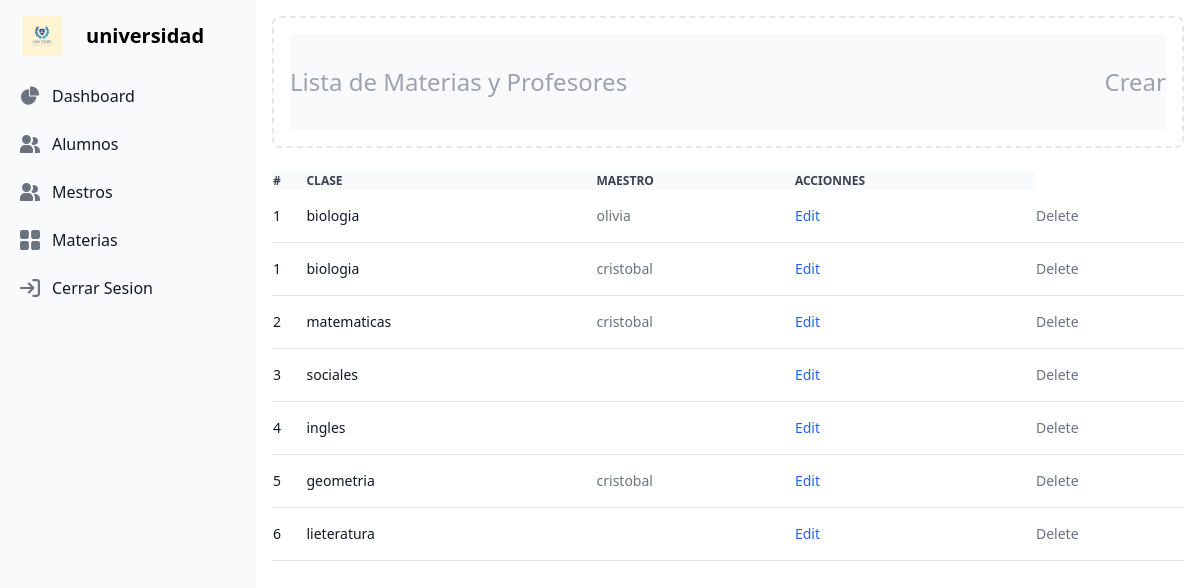
Screenshot of /materias (signed in) with the database file from the repository.
### tables this page shows
CREATE TABLE `maestros` (
  `id` int(11) NOT NULL,
  `nombre` varchar(255) NOT NULL,
  `apellido` varchar(255) NOT NULL,
  `dni` varchar(20) NOT NULL,
  `direccion` varchar(255) NOT NULL,
  `correo` varchar(255) NOT NULL,
  `rol_id` int(11) DEFAULT NULL,
  `clase_id` int(11) DEFAULT NULL
);

CREATE TABLE `materia` (
  `id` int(11) NOT NULL,
  `clase` varchar(255) NOT NULL
);

### controllers/ClasesController.php (called while the page is built, shortened)
<?php
require_once($_SERVER['DOCUMENT_ROOT'] . "/models/ClasesModel.php");
require_once($_SERVER['DOCUMENT_ROOT'] . "/config/database.php");
class MateriaController
{
    public function vistamateria()
    {
        $database = new Database();
        $clases = new ClasesModel($database);
        $materias = $clases->getAllClases();
        include $_SERVER['DOCUMENT_ROOT'] . "/views/clases/clases.php";
    }
}

### config/database.php (called while the page is built)
<?php
class Database {
    private $host = "localhost";
    private $dbname = "universidad";
    private $username = "root";
    private $password = "";
    private $db;
    public function __construct() {
        try {
            $this->db = new PDO("mysql:host={$this->host};dbname={$this->dbname}", $this->username, $this->password);
            $this->db->setAttribute(PDO::ATTR_ERRMODE, PDO::ERRMODE_EXCEPTION);
        } catch (PDOException $e) {
            die("Error de conexión a la base de datos: " . $e->getMessage());
        }
    }
    public function getPDO() {
        return $this->db;
    }
}

### models/ClasesModel.php (called while the page is built, shortened)
<?php
class ClasesModel
{
    private $db;
    public function __construct($database)
    {
        $this->db = $database->getPDO();
    }
    public function getAllClases()
    {
        $sql = "SELECT m.clase AS clase, ma.nombre AS nombre,m.id AS id
        FROM materia AS m
        LEFT JOIN maestros AS ma ON m.id = ma.clase_id";
        $stmt = $this->db->prepare($sql);
        $stmt->execute();
        return $stmt->fetchAll(PDO::FETCH_ASSOC);
    }
}

### views/clases/clases.php (the view, shortened to what this page needs)
<?php
require_once '/xampp/htdocs/nivel3/universidad/controllers/ClasesController.php';
require_once './config/database.php';
?>
<!DOCTYPE html>
<html>
<head>
    <link href="/dist/output.css" rel="stylesheet">
</head>
<body>
    <aside id="logo-sidebar" class="fixed top-0 left-0 z-40 w-64 h-screen transition-transform -translate-x-full sm:translate-x-0" aria-label="Sidebar">
        <div class="h-full px-3 py-4 overflow-y-auto bg-gray-50 dark:bg-gray-800">
            <div class="flex items-center pl-2.5 mb-5">
                <img src="/src/logo.jpg" class="h-10 mr-6 sm:h-10" alt=" Logo" />
                <span class="self-center text-xl font-semibold whitespace-nowrap dark:text-white">universidad</span>
            </div>
            <ul class="space-y-2 font-medium">
                <li>
                    <a href="/views/admin/admin_panel.php" class="flex items-center p-2 text-gray-900 rounded-lg dark:text-white hover:bg-gray-100 dark:hover:bg-gray-700 group">
                        <span class="ml-3">Dashboard</span>
                    </a>
                </li>
                <li>
                    <a href="/alumno" class="flex items-center p-2 text-gray-900 rounded-lg dark:text-white hover:bg-gray-100 dark:hover:bg-gray-700 group">
                        <span class="flex-1 ml-3 whitespace-nowrap">Alumnos</span>
                    </a>
                </li>
                <li>
                    <a href="/maestro" class="flex items-center p-2 text-gray-900 rounded-lg dark:text-white hover:bg-gray-100 dark:hover:bg-gray-700 group">
                        <span class="flex-1 ml-3 whitespace-nowrap">Mestros</span>
                    </a>
                </li>
                <li>
                    <a href="/materias" class="flex items-center p-2 text-gray-900 rounded-lg dark:text-white hover:bg-gray-100 dark:hover:bg-gray-700 group">
                        <span class="flex-1 ml-3 whitespace-nowrap">Materias</span>
                    </a>
                </li>
                <li>
                    <a href="/config/logaut.php" class="flex items-center p-2 text-gray-900 rounded-lg dark:text-white hover:bg-gray-100 dark:hover:bg-gray-700 group">
                        <span class="flex-1 ml-3 whitespace-nowrap">Cerrar Sesion</span>
                    </a>
                </li>
            </ul>
        </div>
    </aside>
    <div class="p-4 sm:ml-64">
        <div class="p-4 border-2 border-gray-200 border-dashed rounded-lg dark:border-gray-700">
            <div class="">
                <div class="flex items-center justify-between h-24 rounded bg-gray-50 dark:bg-gray-800">
                    <p class="text-2xl text-gray-400 dark:text-gray-500">
                        Lista de Materias y Profesores <br />
                    </p>
                    <a class="text-2xl text-gray-400 dark:text-gray-500" href="/c-clases">Crear</a>
                </div>
            </div>
        </div>
        <br>
        <div class="relative overflow-x-auto shadow-md sm:rounded-lg">
            <table class="w-full text-sm text-left text-gray-500 dark:text-gray-400">
                <thead class="text-xs text-gray-700 uppercase bg-gray-50 dark:bg-gray-700 dark:text-gray-400">
                    <tr>
                        <th scope="col" class="px-6 py-3">
                            #
                        </th>
                        <th scope="col" class="px-6 py-3">
                            Clase
                        </th>
                        <th scope="col" class="px-6 py-3">
                            Maestro
                        </th>
                        <th scope="col" class="px-6 py-3">
                            accionnes
                        </th>
                    </tr>
                </thead>
                <tbody>
                    <?php foreach ($materias as $fila) : ?>
                        <tr class="bg-white border-b dark:bg-gray-900 dark:border-gray-700">
                            <th scope="row" class="px-6 py-4 font-medium text-gray-900 whitespace-nowrap dark:text-white">
                                <?php echo $fila['id']; ?>
                            </th>
                            <th scope="row" class="px-6 py-4 font-medium text-gray-900 whitespace-nowrap dark:text-white">
                                <?php echo $fila['clase']; ?>
                            </th>
                            <td class="px-6 py-4">
                                <?php echo $fila['nombre']; ?>
                            </td>
                            <td class="px-6 py-4">
                                <a href="/e-estudiante" class="font-medium text-blue-600 dark:text-blue-500 hover:underline">Edit</a>
                            </td>
                            <td class="px-6 py-4">
                                <form action="" method="POST" onsubmit="return confirm('¿Estás seguro de que deseas eliminar a este estudiante?')">
                                    <button type="submit" class="font-medium text-red-600 dark:text-red-500 hover:underline">Delete</button>
                                </form>
                            </td>
                        </tr>
                    <?php endforeach; ?>
                </tbody>
            </table>
        </div>
    </div>
</body>
</html>

### index.php (shortened to what this page needs)
<?php
require_once 'controllers/ClasesController.php';
$urlCompleta = $_SERVER["REQUEST_URI"];
$urlPartida = explode("?", $urlCompleta);
$url = $urlPartida[0];
$clases = new MateriaController();
if ($_SERVER["REQUEST_METHOD"] === "GET") {
    switch ($url) {
            case '/materias':
                $clases->vistamateria();
                break;
    }
}

### rows the page displays
maestros: clase "1", clase.clase "biologia", nombre "olivia"
maestros: clase "1", clase.clase "biologia", nombre "cristobal"
maestros: clase "2", clase.clase "matematicas", nombre "cristobal"
materia: id "3", clase "sociales"
materia: id "4", clase "ingles"
maestros: clase "5", clase.clase "geometria", nombre "cristobal"
materia: id "6", clase "lieteratura"
